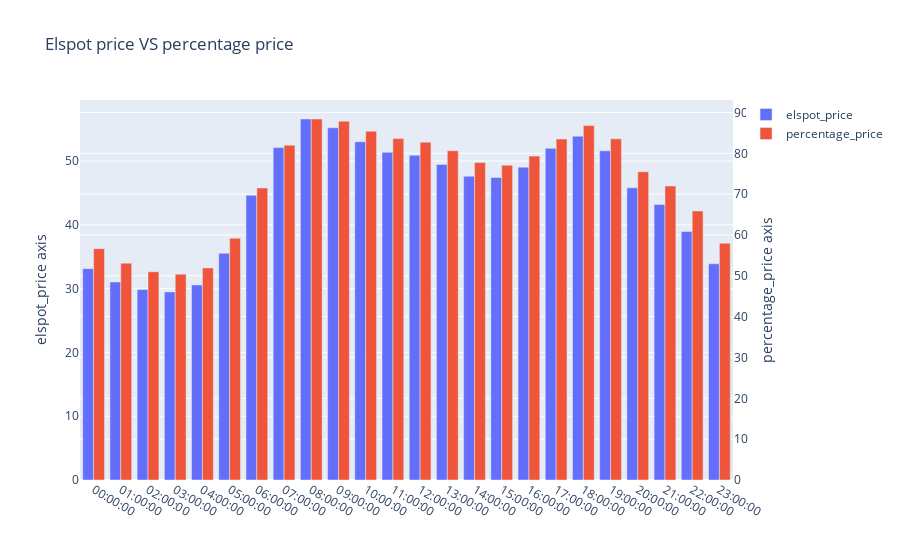
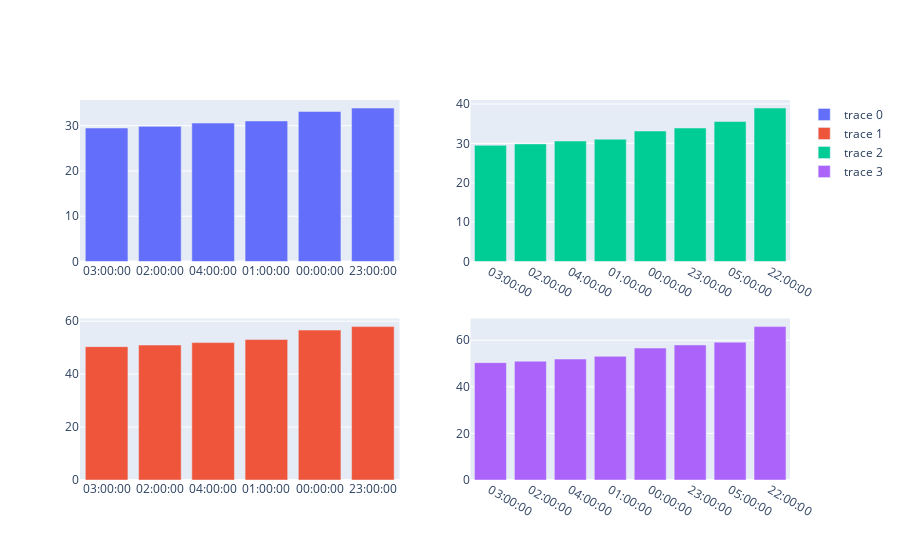

The notebook cell saved with these charts, in order:
### Code cell
# creating a dataframe sorted by elspot price
hourly_elspot_prices = hourly_average_prices.sort_values(by="elspot_price", ascending=True)

# creating a dataframe sorted by percentage price
hourly_percentage_prices = hourly_average_prices.sort_values(by="percentage_price", ascending=True)

# Viewing hourly average prices and the cheapest among them
display_two_axis_bar_chart(hourly_average_prices, 'elspot_price', 'percentage_price', 'Elspot price VS percentage price')

fig = make_subplots(rows=2, cols=2)
lowest=6
for i in range(2):
    fig.add_trace(create_bar_chart(hourly_elspot_prices[:lowest],"elspot_price"), 1, i+1)
    fig.add_trace(create_bar_chart(hourly_percentage_prices[:lowest], "percentage_price"), 2, i+1)
    lowest=8
fig.show()

### Figure 1 — Plotly figure (JSON) as saved in the notebook; plotly's stock layout.template omitted (floating-point values rounded to 4 significant figures)
{"data": [{"name": "elspot_price", "offsetgroup": "1", "type": "bar", "x": ["00:00:00", "01:00:00", "02:00:00", "03:00:00", "04:00:00", "05:00:00", "06:00:00", "07:00:00", "08:00:00", "09:00:00", "10:00:00", "11:00:00", "12:00:00", "13:00:00", "14:00:00", "15:00:00", "16:00:00", "17:00:00", "18:00:00", "19:00:00", "20:00:00", "21:00:00", "22:00:00", "23:00:00"], "y": [33.13, 31.05, 29.86, 29.48, 30.58, 35.54, 44.64, 52.12, 56.59, 55.22, 53.03, 51.37, 50.91, 49.48, 47.62, 47.42, 49.04, 51.99, 53.9, 51.6, 45.8, 43.18, 38.95, 33.89], "yaxis": "y"}, {"name": "percentage_price", "offsetgroup": "2", "type": "bar", "x": ["00:00:00", "01:00:00", "02:00:00", "03:00:00", "04:00:00", "05:00:00", "06:00:00", "07:00:00", "08:00:00", "09:00:00", "10:00:00", "11:00:00", "12:00:00", "13:00:00", "14:00:00", "15:00:00", "16:00:00", "17:00:00", "18:00:00", "19:00:00", "20:00:00", "21:00:00", "22:00:00", "23:00:00"], "y": [56.65, 53.1, 51.0, 50.39, 51.93, 59.2, 71.5, 81.97, 88.4, 87.85, 85.39, 83.6, 82.71, 80.63, 77.72, 77.1, 79.31, 83.48, 86.78, 83.55, 75.48, 71.99, 65.87, 57.98], "yaxis": "y2"}], "layout": {"barmode": "group", "title": {"text": "Elspot price VS percentage price"}, "yaxis": {"title": {"text": "elspot_price axis"}}, "yaxis2": {"overlaying": "y", "side": "right", "title": {"text": "percentage_price axis"}}}}

### Figure 2 — Plotly figure (JSON) as saved in the notebook; plotly's stock layout.template omitted (floating-point values rounded to 4 significant figures)
{"data": [{"type": "bar", "x": ["03:00:00", "02:00:00", "04:00:00", "01:00:00", "00:00:00", "23:00:00"], "xaxis": "x", "y": [29.48, 29.86, 30.58, 31.05, 33.13, 33.89], "yaxis": "y"}, {"type": "bar", "x": ["03:00:00", "02:00:00", "04:00:00", "01:00:00", "00:00:00", "23:00:00"], "xaxis": "x3", "y": [50.39, 51.0, 51.93, 53.1, 56.65, 57.98], "yaxis": "y3"}, {"type": "bar", "x": ["03:00:00", "02:00:00", "04:00:00", "01:00:00", "00:00:00", "23:00:00", "05:00:00", "22:00:00"], "xaxis": "x2", "y": [29.48, 29.86, 30.58, 31.05, 33.13, 33.89, 35.54, 38.95], "yaxis": "y2"}, {"type": "bar", "x": ["03:00:00", "02:00:00", "04:00:00", "01:00:00", "00:00:00", "23:00:00", "05:00:00", "22:00:00"], "xaxis": "x4", "y": [50.39, 51.0, 51.93, 53.1, 56.65, 57.98, 59.2, 65.87], "yaxis": "y4"}], "layout": {"xaxis": {"anchor": "y", "domain": [0, 0.45]}, "xaxis2": {"anchor": "y2", "domain": [0.55, 1]}, "xaxis3": {"anchor": "y3", "domain": [0, 0.45]}, "xaxis4": {"anchor": "y4", "domain": [0.55, 1]}, "yaxis": {"anchor": "x", "domain": [0.575, 1]}, "yaxis2": {"anchor": "x2", "domain": [0.575, 1]}, "yaxis3": {"anchor": "x3", "domain": [0, 0.425]}, "yaxis4": {"anchor": "x4", "domain": [0, 0.425]}}}
